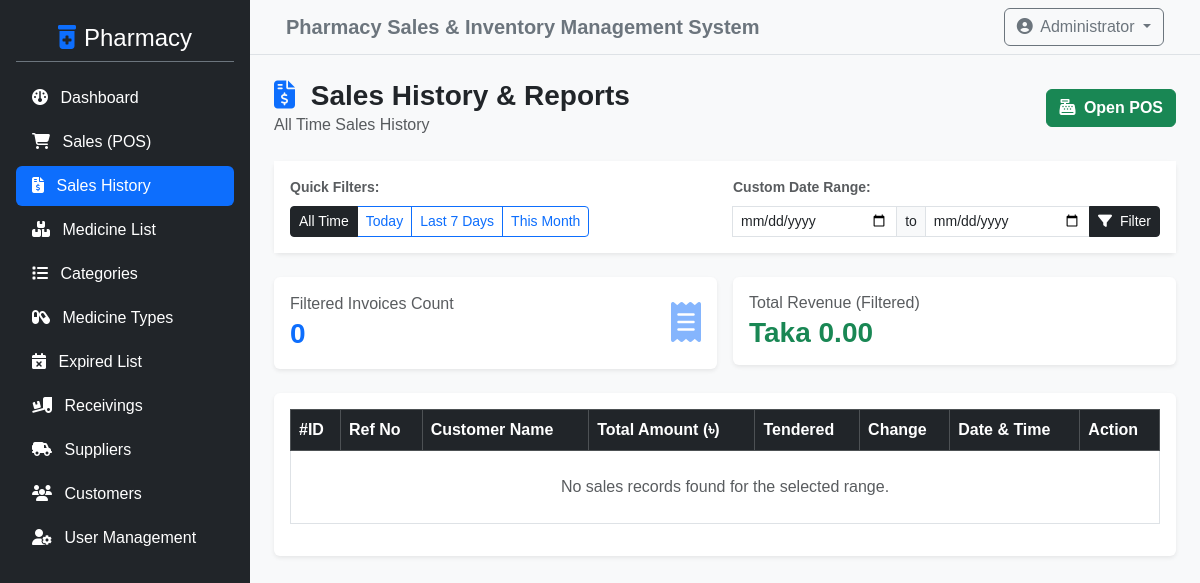
/admin/sales.php (signed in), run on an earlier commit of the app's database.
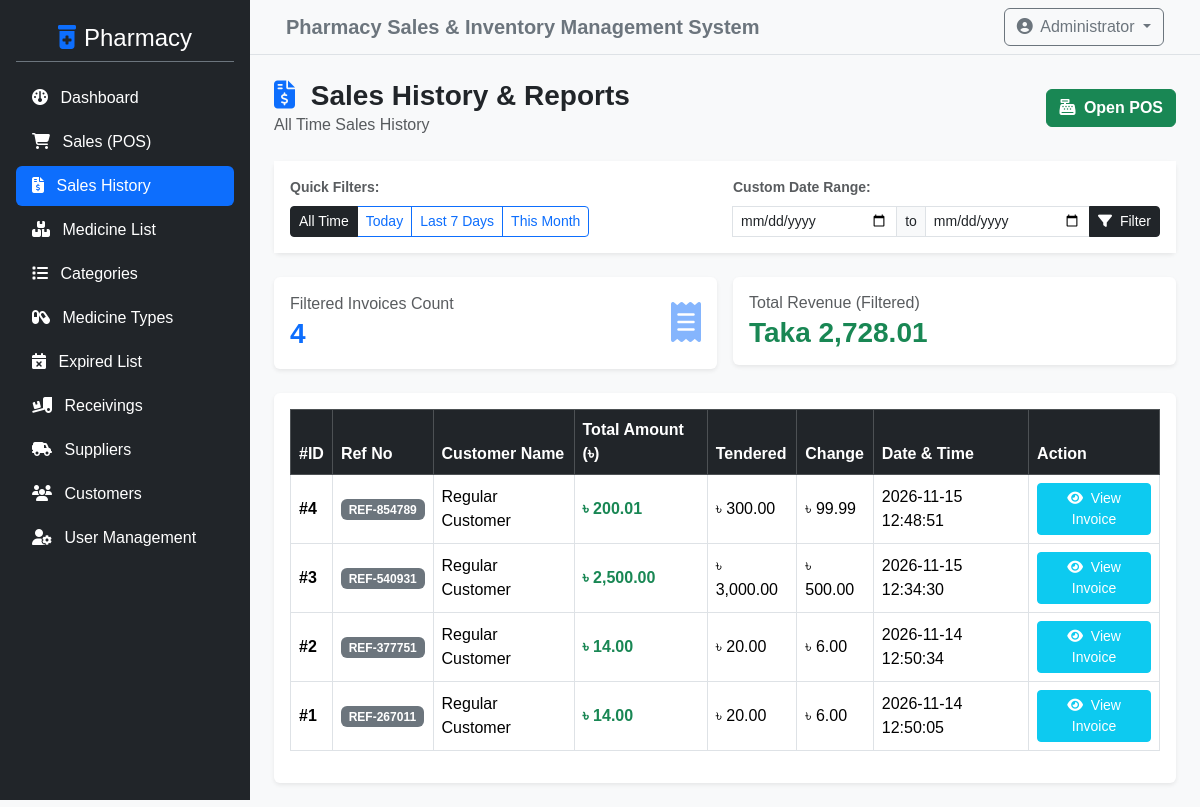
And on a later commit of the database.
### tables this page shows
CREATE TABLE `sales_list` (
  `id` int NOT NULL,
  `ref_no` varchar(100) DEFAULT NULL,
  `customer_id` int NOT NULL DEFAULT '0',
  `total_amount` double NOT NULL,
  `amount_tendered` double NOT NULL,
  `amount_change` double NOT NULL,
  `date_updated` datetime NOT NULL DEFAULT CURRENT_TIMESTAMP ON UPDATE CURRENT_TIMESTAMP,
  `date_created` datetime DEFAULT CURRENT_TIMESTAMP
);

CREATE TABLE `customer_list` (
  `id` int NOT NULL,
  `name` text NOT NULL,
  `contact` varchar(30) NOT NULL,
  `address` text NOT NULL,
  `phone` varchar(50) DEFAULT NULL
);

### admin/sales.php (the view, shortened to what the changed rows need)
<?php
include '../config/db_connect.php';
$where_sql = "1=1";
$sql = "SELECT s.*, c.name as customer_name, c.phone as customer_phone
        FROM sales_list s
        LEFT JOIN customer_list c ON s.customer_id = c.id
        WHERE $where_sql
        ORDER BY s.id DESC";
$result = $conn->query($sql);
$total_sales_count = $result ? $result->num_rows : 0;
$rev_sql = "SELECT SUM(s.total_amount) as total_rev FROM sales_list s WHERE $where_sql";
$rev_res = $conn->query($rev_sql);
$filtered_revenue = ($rev_res) ? $rev_res->fetch_assoc()['total_rev'] ?? 0 : 0;
?>
<?php include '../includes/header.php'; ?>
<div class="d-flex">
    <div class="w-100 bg-light min-vh-100">
        <div class="container-fluid p-4">
            <div class="row g-3 mb-4">
                <div class="col-md-6">
                    <div class="card shadow-sm border-0 bg-white p-3">
                        <div class="d-flex justify-content-between align-items-center">
                            <div>
                                <h6 class="text-muted mb-1">Filtered Invoices Count</h6>
                                <h3 class="fw-bold text-primary mb-0"><?php echo number_format($total_sales_count); ?></h3>
                            </div>
                        </div>
                    </div>
                </div>
                <div class="col-md-6">
                    <div class="card shadow-sm border-0 bg-white p-3">
                        <div class="d-flex justify-content-between align-items-center">
                            <div>
                                <h6 class="text-muted mb-1">Total Revenue (Filtered)</h6>
                                <h3 class="fw-bold text-success mb-0">Taka <?php echo number_format($filtered_revenue, 2); ?></h3>
                            </div>
                        </div>
                    </div>
                </div>
            </div>
            <div class="card shadow-sm border-0">
                <div class="card-body">
                    <div class="table-responsive">
                        <table class="table table-bordered table-hover align-middle">
                            <thead class="table-dark">
                                <tr>
                                    <th>#ID</th>
                                    <th>Ref No</th>
                                    <th>Customer Name</th>
                                    <th>Total Amount (৳)</th>
                                    <th>Tendered</th>
                                    <th>Change</th>
                                    <th>Date & Time</th>
                                    <th>Action</th>
                                </tr>
                            </thead>
                            <tbody>
                                <?php if ($result && $result->num_rows > 0): ?>
                                    <?php while ($row = $result->fetch_assoc()): ?>
                                        <tr>
                                            <td class="fw-bold">#<?php echo $row['id']; ?></td>
                                            <td><span class="badge bg-secondary"><?php echo htmlspecialchars($row['ref_no'] ?? 'N/A'); ?></span></td>
                                            <td><?php echo htmlspecialchars($row['customer_name'] ?? 'Walk-in Customer'); ?></td>
                                            <td class="fw-bold text-success">৳ <?php echo number_format($row['total_amount'], 2); ?></td>
                                            <td>৳ <?php echo number_format($row['amount_tendered'], 2); ?></td>
                                            <td>৳ <?php echo number_format($row['amount_change'], 2); ?></td>
                                            <td><?php echo htmlspecialchars($row['date_created']); ?></td>
                                            <td>
                                                <a href="view_sale.php?id=<?php echo $row['id']; ?>" class="btn btn-sm btn-info text-white"><i class="fa-solid fa-eye me-1"></i> View Invoice</a>
                                            </td>
                                        </tr>
                                    <?php endwhile; ?>
                                <?php else: ?>
                                    <tr>
                                        <td colspan="8" class="text-center text-muted py-4">No sales records found for the selected range.</td>
                                    </tr>
                                <?php endif; ?>
                            </tbody>
                        </table>
                    </div>
                </div>
            </div>
        </div>
    </div>
</div>
<?php include '../includes/footer.php'; ?>

What changed in the data, as far as the page shows it:
added sales_list: id "4", ref_no "REF-854789", customer_list.name "Regular Customer", total_amount "200.01", amount_tendered "300.00", amount_change "99.99", date_created "2026-11-15 12:48:51"
added sales_list: id "3", ref_no "REF-540931", customer_list.name "Regular Customer", total_amount "2,500.00", amount_tendered "3,000.00", amount_change "500.00", date_created "2026-11-15 12:34:30"
added sales_list: id "2", ref_no "REF-377751", customer_list.name "Regular Customer", total_amount "14.00", amount_tendered "20.00", amount_change "6.00", date_created "2026-11-14 12:50:34"
added sales_list: id "1", ref_no "REF-267011", customer_list.name "Regular Customer", total_amount "14.00", amount_tendered "20.00", amount_change "6.00", date_created "2026-11-14 12:50:05"
Also different on the page:
$total_sales_count: "0" → "4"
$filtered_revenue: "0.00" → "2,728.01"
text no longer shown: "No sales records found for the selected range."
